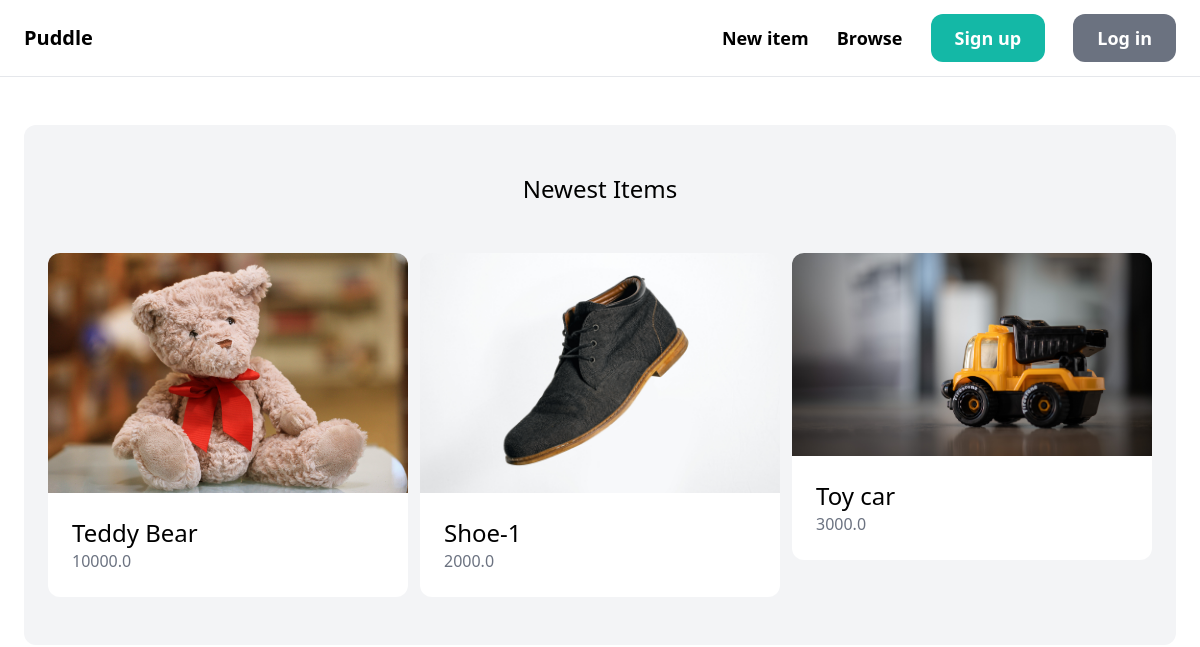
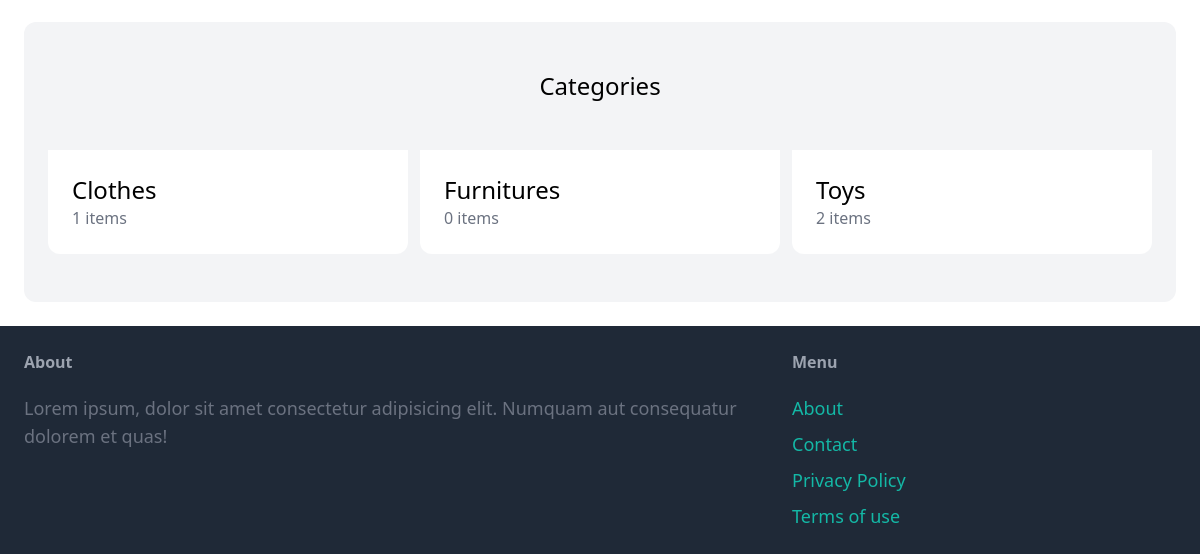
The app's page /, older data (2 pictures, top to bottom).
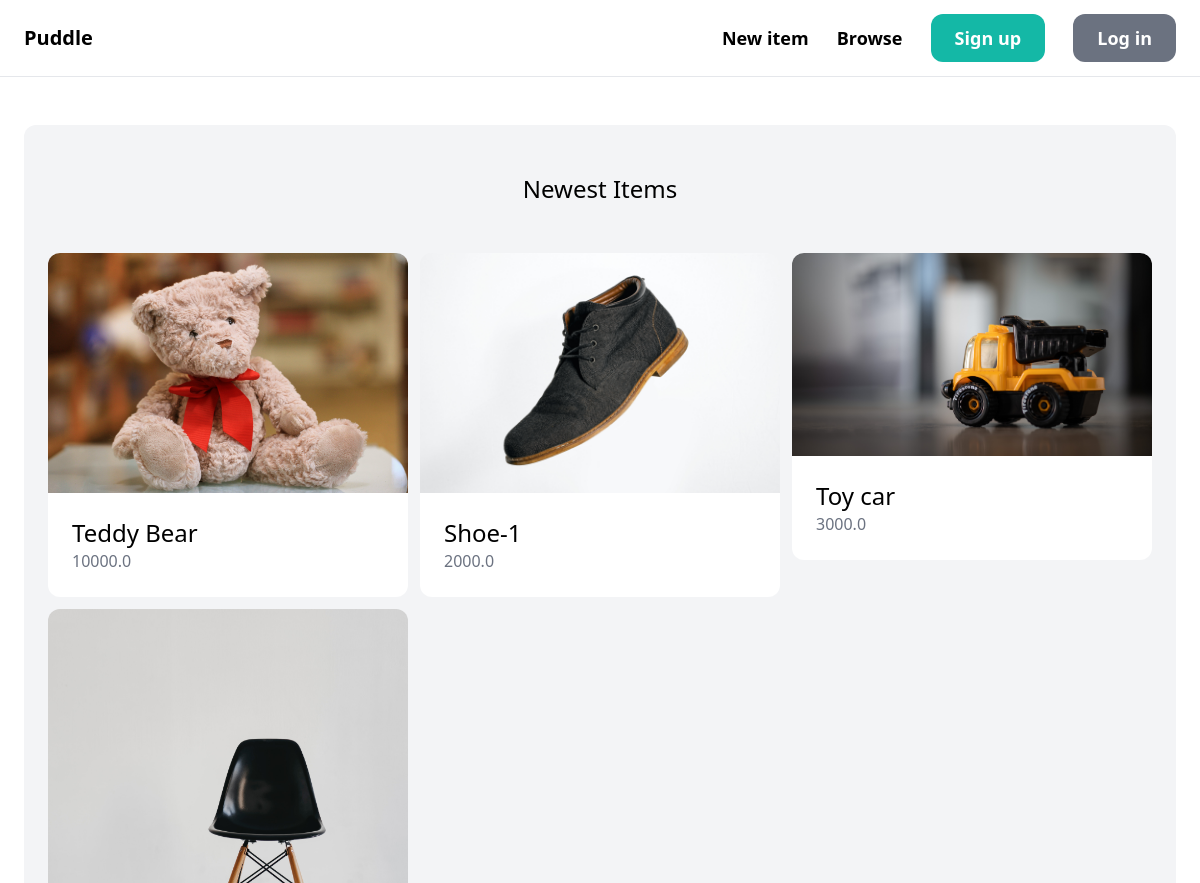
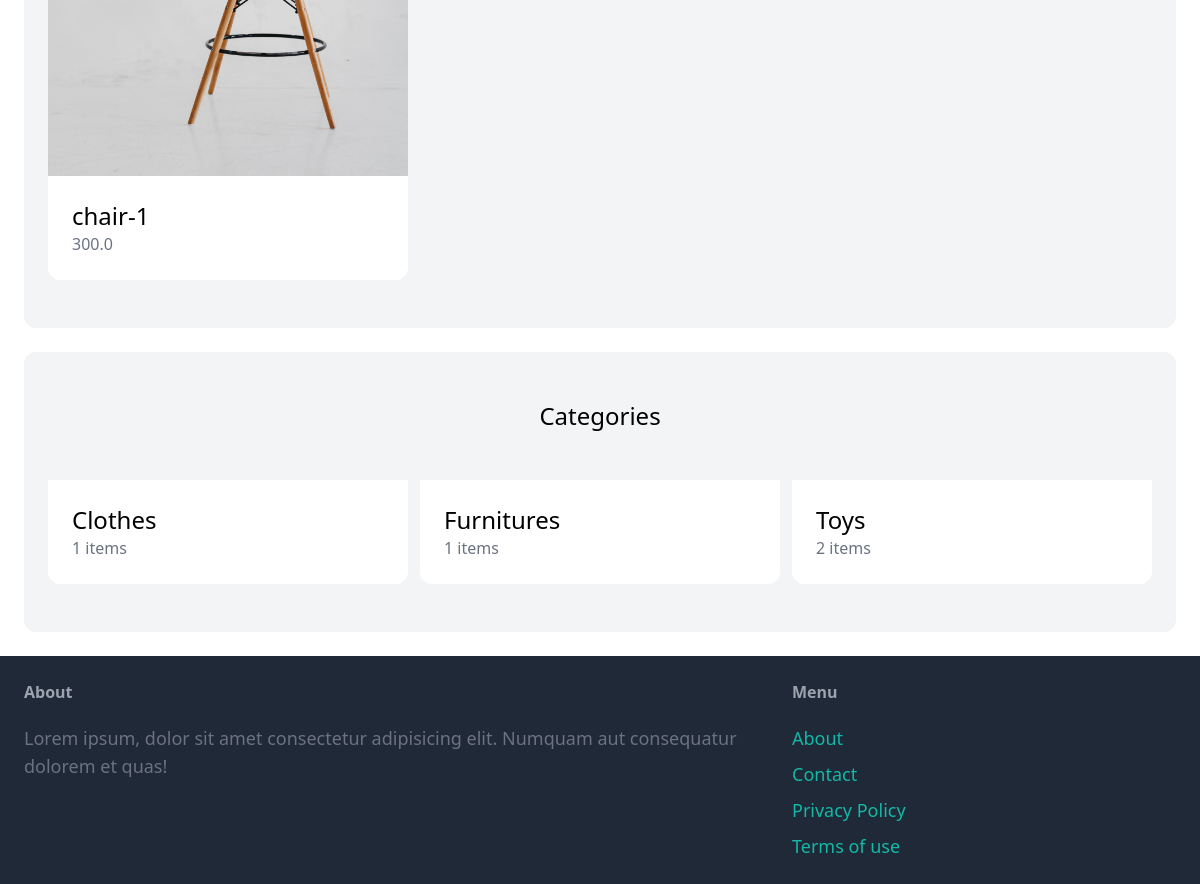
The same page, newer data (2 pictures, top to bottom).
### item/models.py (models this page shows, shortened)
class Item(models.Model):
    name = models.CharField(max_length=255)
    description = models.TextField(blank=True, null=True)
    price = models.FloatField()
    image = models.ImageField(upload_to="item_images", blank=True, null=True)
    is_sold = models.BooleanField(default=False)
    created_at = models.DateTimeField(auto_now_add=True)
    created_by = models.ForeignKey(User, related_name="items", on_delete=models.CASCADE)
    category = models.ForeignKey(
        Category, related_name="items", on_delete=models.CASCADE
    )

class Category(models.Model):
    name = models.CharField(max_length=255)
    class Meta:
        ordering = ("name",)
        verbose_name_plural = "Categories"

### core/views.py (the view)
# urls.py: path("", views.index, name="index"),
def index(request):
    items = Item.objects.filter(is_sold=False)[0:6]
    categories = Category.objects.all()
    return render(
        request, "core/index.html", {"categories": categories, "items": items}
    )

### core/templates/core/index.html (shortened to what this page needs)
{% extends "core/base.html" %}
{% block content %}
  <div class="mt-6 px-6 py-12 bg-gray-100 rounded-xl">
    <h2 class="mb-12 text-2xl text-center">Newest Items</h2>
    <div class="grid grid-cols-3 gap-3">
      {% for item in items %}
        <div>
          <a href="{% url 'item:detail' item.id %}">
            <div>
              <img src="{{ item.image.url }}" alt="{{ item.name }}" class="rounded-t-xl">
            </div>
            <div class="p-6 bg-white rounded-b-xl">
              <h2 class="text-2xl">{{ item.name }}</h2>
              <p class="text-gray-500">{{ item.price }}</p>
            </div>
          </a>
        </div>
      {% endfor %}
    </div>
  </div>
  <div class="mt-6 px-6 py-12 bg-gray-100 rounded-xl">
    <h2 class="mb-12 text-2xl text-center">Categories</h2>
    <div class="grid grid-cols-3 gap-3">
      {% for category in categories %}
        <div>
          <a href="#">
            <div class="p-6 bg-white rounded-b-xl">
              <h2 class="text-2xl">{{ category.name }}</h2>
              <p class="text-gray-500">{{ category.items.count }} items</p>
            </div>
          </a>
        </div>
      {% endfor %}
    </div>
  </div>
{% endblock content %}

### core/templates/core/base.html (shortened to what this page needs)
<!DOCTYPE html>
<html lang="en">
  <head>
    <script src="https://cdn.tailwindcss.com"></script>
  </head>
  <body>
    <nav class="px-6 py-6 flex justify-between items-center border-b border-gray-200">
      <a href="{% url 'core:index' %}" class="text-xl font-semibold">Puddle</a>
      <div class="space-x-6">
        <a href="{% url 'item:new' %}"
           class="text-lg font-semibold hover:text-gray-500">New item</a>
        <a href="{% url 'item:items' %}"
           class="text-lg font-semibold hover:text-gray-500">Browse</a>
        {% if request.user.is_authenticated %}
          <a href="{% url 'conversation:inbox' %}"
             class="px-6 py-3 text-lg font-semibold bg-teal-500 text-white rounded-xl hover:bg-teal-700">Inbox</a>
          <a href="{% url 'dashboard:index' %}"
             class="px-6 py-3 text-lg font-semibold bg-gray-500 text-white rounded-xl hover:bg-gray-700">Dashboard</a>
        {% else %}
          <a href="{% url 'core:signup' %}"
             class="px-6 py-3 text-lg font-semibold bg-teal-500 text-white rounded-xl hover:bg-teal-700">Sign up</a>
          <a href="{% url 'core:login' %}"
             class="px-6 py-3 text-lg font-semibold bg-gray-500 text-white rounded-xl hover:bg-gray-700">Log in</a>
        {% endif %}
      </div>
    </nav>
    <div class="px-6 py-6">
      {% block content %}
      {% endblock content %}
    </div>
    <footer class="px-6 py-6 flex justify-between bg-gray-800">
      <div class="w-2/3 pr-10">
        <h3 class="mb-5 font-semibold text-gray-400">About</h3>
        <p class="text-lg text-gray-500">
          Lorem ipsum, dolor sit amet consectetur adipisicing elit. Numquam aut consequatur dolorem et quas!
        </p>
      </div>
      <div class="w-1/3">
        <h3 class="mb-5 font-semibold text-gray-400">Menu</h3>
        <ul class="space-y-2">
          <li>
            <a href="#" class="text-lg text-teal-500 hover:text-teal-700">About</a>
          </li>
          <li>
            <a href="{% url 'core:contact' %}"
               class="text-lg text-teal-500 hover:text-teal-700">Contact</a>
          </li>
          <li>
            <a href="#" class="text-lg text-teal-500 hover:text-teal-700">Privacy Policy</a>
          </li>
          <li>
            <a href="#" class="text-lg text-teal-500 hover:text-teal-700">Terms of use</a>
          </li>
        </ul>
      </div>
    </footer>
  </body>
</html>

Row changes from the older to the newer data that the page shows:
added Item: image (picture), name "chair-1", price "300.0"
computed for Category "Furnitures": items.count "0" → "1"
